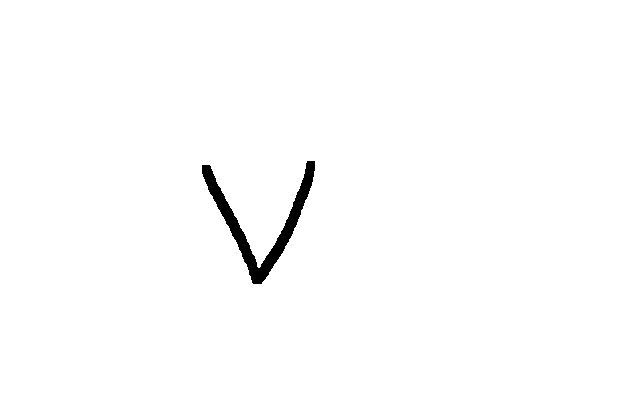
%> input picture characters/Vs/V7.GIF, 640 x 400 px
$ octave Fourier.m   (GNU Octave 9; MATLAB toolbox functions it lacks are replaced by stand-ins)
%> lines starting %> are read from the running program, lines starting %| are printed output that depends on the picture; in (x1, y1, x2, y2) boxes, pixels count from 0 and x2, y2 are one past the last pixel; in counts of white or black regions, pixels touching at a corner belong together; the program's own positions count from 1
### Extract_Box_Original_Size.m
function [ Spectral_Feature ] = Extract_Box_Original_Size( Spectral_Region,a,b,c,d )
%UNTITLED3 Summary of this function goes here
%   Detailed explanation goes here
Spectral_Feature = Spectral_Region;
for( i = 1 : a )
    for( j = 1 : 640 )
        Spectral_Feature( i,j ) = double(0); % TOP
    end
end

for( i = b : 400 )
    for( j = 1 : 640 )
        Spectral_Feature( i, j ) = double(0); %Bottom
    end
end

for( i = a : b )
    for( j = 1 : c )
        Spectral_Feature(i,j) = double(0); %Left
    end
end

for( i = a : b )
    for( j = d : 640 )
        Spectral_Feature( i,j ) = double(0); %Right
    end
end

### Sum_Power.m
function [ Power ] = Sum_Power( Spectrum_Feature )

%Sums over the square of the magnitude of a spectral region from the
%fourier space.

Squared_Array = Spectrum_Feature.^2;                                       % Square each element in the matrix
Power = sum( sum ( Squared_Array ) );                                      % Sum over u and v for the result

end

### Extract_sector.m
function spectral_feature = Extract_sector( spectral_region, outer_radius, inner_radius, theta1, theta2)
%UNTITLED Summary of this function goes here
%   Detailed explanation goes here

    theta1Rad = deg2rad(theta1); %converted to radians
    theta2Rad = deg2rad(theta2);

    [y,x] = size(spectral_region);
    spectral_feature = complex(double(zeros(y,x)));
    midy = y/2;
    midx = x/2;


    % Formula's
    % 1 -> p^2 = u^2 + v^2
    % 2 theta1 <= tanInv (v/u) <= theta2

    %Idea : Starting from x,y
    % this theta1, theta2 is given in by the user
    % theta1 is taken as the angle away from the point x,y where x,y is the
    % origin

    for u = 1:x
        for v = 1:y
          pSq = sqrt( (midx - u)^2 + (midy - v)^2 );
          if(pSq <= outer_radius && pSq >= inner_radius ) % to see if the values are in the sector length
            tanVal = atan2(midy - v,midx - u); % This gives radians.
            if(tanVal >= theta1Rad && tanVal <= theta2Rad)
                   spectral_feature(v,u) = spectral_region(v,u);
                   % If the feature is part of the tan arc then it's part of
                   % the feature being extracted.
            end
          end
        end
    end


end

### Extract_Ring.m
function  Ring  = Extract_Ring(spectral_Region, radius_Outer, radius_Inner )
%Given an origin and two radi, a ring can be extracted from the fourier
%space by testing if a point lies in the circle definied by the outer
%radius, then testing if this point does NOT lie in the circle defined by
%the inner radius. If the point satisfys this condition it can be
%extracted.


[y, x] = size(spectral_Region); % Get the dimentions
midx = x/2; midy = y/2; %The origin
Ring = complex(double(zeros(y,x)));
%Ring = spectral_Region;
for i = 1 : y %loop width
    for j = 1 : x % loop height
        dist = sqrt( (midx - j)^2 + (midy - i)^2 ); %Distaance of point from origin (Circle centre)
        if (dist <= radius_Outer) && (dist >= radius_Inner) %Check if point lies in outer circle
            Ring(i,j) = spectral_Region(i,j);
        end
    end
end
end

### Extract_Box.m
function [ Box ] = Extract_Box( Spectral_Region, u0, u1, v0, v1 )
%Function that extracts a Box from the Fourier space
%   Extracts a box a<=u<=b, c<=v<=d.
Box = Spectral_Region(u0:u1,v0:v1);                                        %Extracts rows u0->u1 and columns v0->v1
end

### Fourier.m

%%%%%%%%%%%%%%%%Loading images to test sector extractions%%%%%%%%%%%%%%%%%%
v1 = imread('characters/Vs/V7.GIF'); s1 = imread('characters/Ss/S7.GIF'); t1 = imread('characters/Ts/T4.GIF');
%> after `v1 = imread('characters/Vs/V7.GIF')`: v1: size 400x640 uint8; values 0 (black) and 1 (white), 99% white; 1 black region, box (x1, y1, x2, y2) and area: (202, 161, 315, 284) 2686
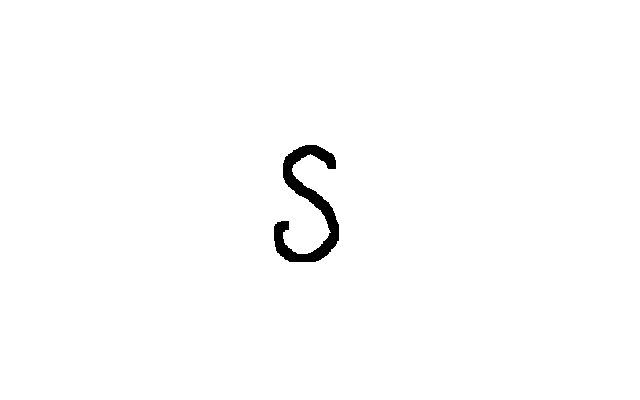
%> input picture characters/Ss/S7.GIF, 640 x 400 px
%> after `s1 = imread('characters/Ss/S7.GIF')`: s1: size 400x640 uint8; values 0 (black) and 1 (white), 99% white; 1 black region, box (x1, y1, x2, y2) and area: (274, 145, 339, 262) 2579
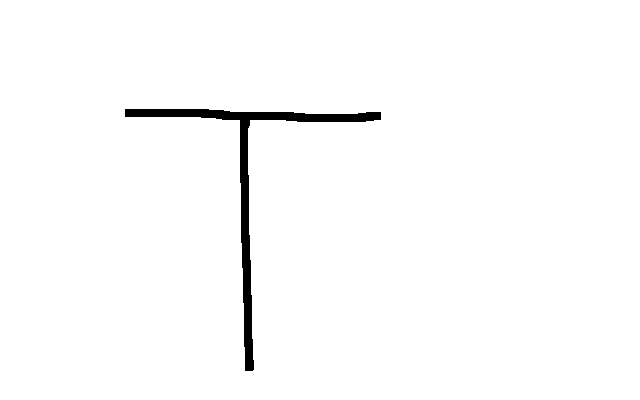
%> input picture characters/Ts/T4.GIF, 640 x 400 px
%> after `t1 = imread('characters/Ts/T4.GIF')`: t1: size 400x640 uint8; values 0 (black) and 1 (white), 98.4% white; 1 black region, box (x1, y1, x2, y2) and area: (125, 109, 381, 371) 4176
ftv1 = fftshift( fft2(double(v1)) ); fts1 = fftshift( fft2(double(s1)) ); ftt1 = fftshift( fft2(double(t1)) ); %applying fft

%%Magnitude%%
V1_Mag = abs(ftv1); S1_Mag = abs(fts1); T1_Mag = abs(ftt1);

%%%%%%%%%%%%%%%%Spectral feature paramaters for testing%%%%%%%%%%%%%%%%%%%%

%Ring Assumptions
ring_Outer = 40; ring_Inner = 0;
%%Top Box Assumptions
BT_u0 = 1; BT_u1 = 200; BT_v0 = 310; BT_v1 = 330;
%%Right Box Assumptios
BR_u0 = 190; BR_u1 = 210; BR_v0 = 1; BR_v1 = 640;
%%Sector Assumptions (L)
thetaL_1 = 145; thetaL_2 =172.5; radL_in = 0; radL_out = 300;
%(R)
thetaR_1 = 7.5; thetaR_2 = 35; radR_in = 0; radR_out = 300;

%Extract a box region.
 box = Extract_Box_Original_Size((abs(fts1)), BT_u0, BT_u1, BT_v0, BT_v1);
%> after the loop in Extract_Box_Original_Size, `for( i = 1 : a )`: Spectral_Feature: size 400x640 double; min 0, max 253421, mean 17.7
%> after the loop in Extract_Box_Original_Size, `for( i = b : 400 )`:
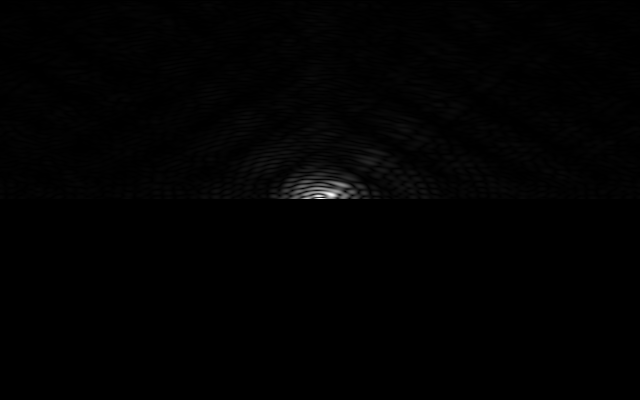
%> Spectral_Feature: size 400x640 double; min 0, max 1084.2, mean 8; drawn with min black and max white
 figure('Name', 's7'); imagesc(log((abs(fts1)+1)));
 power_boxOne = Sum_Power(box);
%> in Sum_Power, `Power = sum( sum ( Squared_Array ) );`: Power = 84639044.6
%> power_boxOne = 84639044.6
 figure('Name', 'boxOne'); imagesc(((box)));
 box = Extract_Box_Original_Size((abs(fts1)), BR_u0, BR_u1, BR_v0, BR_v1);
%> after the loop in Extract_Box_Original_Size (call 2), `for( i = a : b )`: Spectral_Feature: size 400x640 double; min 0, max 253421, mean 4.4; mean of the top-left, top-right, bottom-left and bottom-right quarters 3.1, 3.9, 3.6, 7.1
 power_boxtwo = Sum_Power(box);
%> power_boxtwo = 6.47e+10
 figure('Name', 'boxTwo'); imagesc(log((box)+1));

%Extract a Sector region.
sector1 = Extract_sector((abs(ftv1)), radL_out, radL_in, thetaL_1, thetaL_2);  %theta 1 push anticlockwise
%> after the loop in Extract_sector, `for u = 1:x`: tanVal = 3.14
sector2 = Extract_sector((abs(ftv1)), radR_out, radR_in, thetaR_1, thetaR_2);  %theta 1 push anticlockwise
sector_power = Sum_Power((sector1)) + Sum_Power((sector2));
%> sector_power = 230830069.4
figure('Name', 'sectorOne'); imagesc(log((sector1)+1));
figure('Name', 'sectorTwo'); imagesc(log((sector2)+1));

%Extract a ring region
ring = Extract_Ring((abs(fts1)),ring_Outer, ring_Inner);
ring_power = Sum_Power((ring));
%> ring_power = 6.48e+10
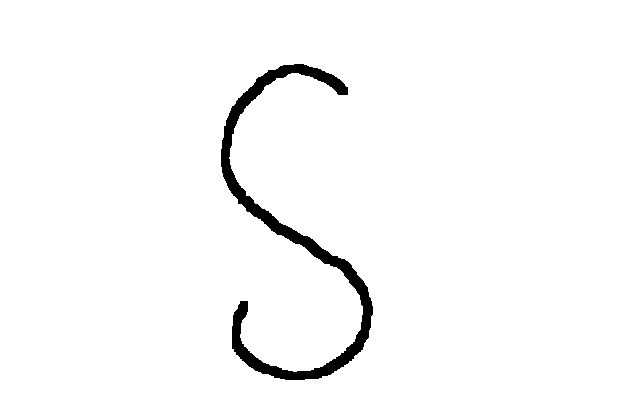
%> input picture characters/Ss/S1.GIF, 640 x 400 px
%> in Sum_Power (call 6), `Squared_Array = Spectrum_Feature.^2;`:
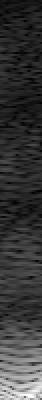
%> Squared_Array: size 200x21 double (shown 2 times larger); min 0.00167, max 62.73, mean 14.2; drawn with min black and max white
%> in Sum_Power (call 6), `Power = sum( sum ( Squared_Array ) );`: Power = 59487.2
%> call 3 of Extract_sector, with outer_radius = 300, inner_radius = 0, theta1 = 145, theta2 = 172.5
%> in Extract_sector (call 3), `theta1Rad = deg2rad(theta1);`: theta1Rad = 2.53
%> in Extract_sector (call 3), `theta2Rad = deg2rad(theta2);`: theta2Rad = 3.01
%> after the loop in Extract_sector (call 3), `for u = 1:x`:
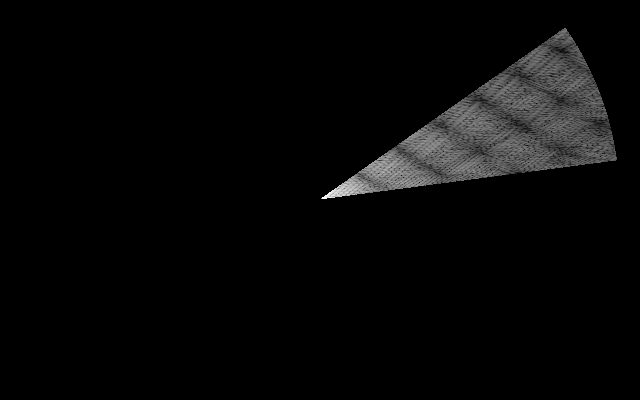
%> spectral_feature: size 400x640 double; min 0, max 7.92, mean 0.238; drawn with min black and max white
%> in Sum_Power (call 9), `Squared_Array = Spectrum_Feature.^2;`:
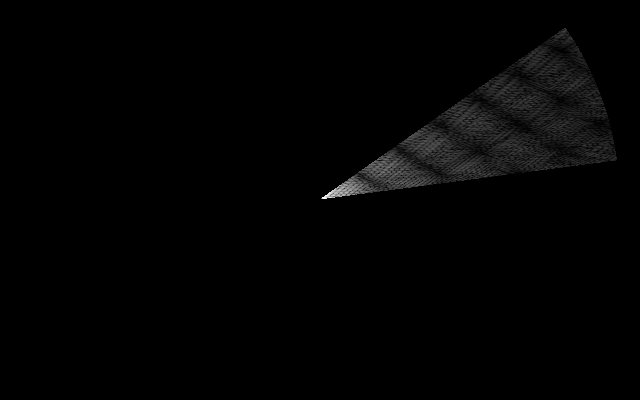
%> Squared_Array: size 400x640 double; min 0, max 62.73, mean 0.7; drawn with min black and max white
%> in Sum_Power (call 9), `Power = sum( sum ( Squared_Array ) );`: Power = 189710.8
%> the run ends on the next line
